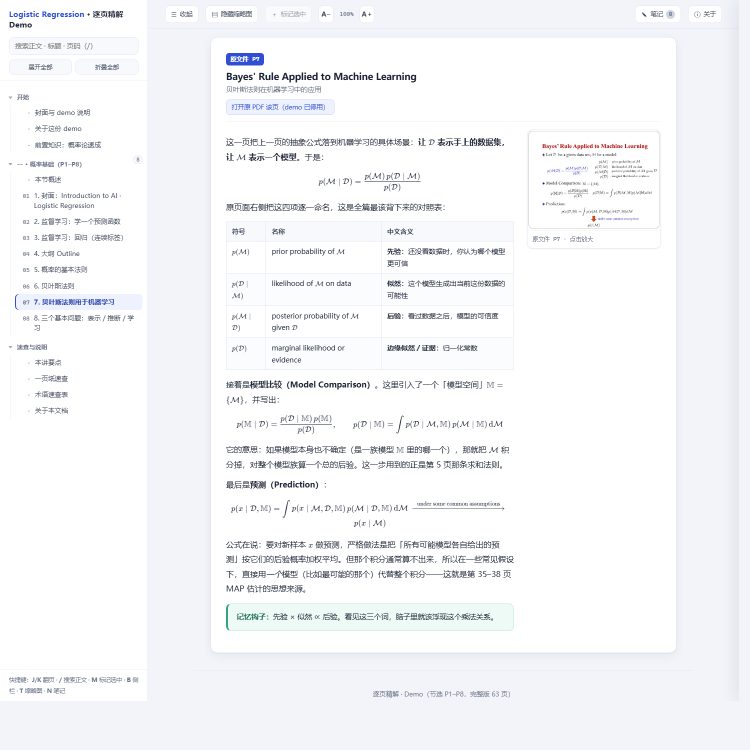
#> input picture docs/images/hero.png, 1500 x 1500 px (shown at 1/2 size)
$ python -i shoot_previews.py   (imports and definitions only)
#> lines starting #> are read from the running program, lines starting #| are printed output that depends on the picture
#!/usr/bin/env python
# -*- coding: utf-8 -*-
"""重截 README 里那几张预览图（docs/images/*.png）。

**为什么要有这个脚本**：预览图是这个仓库的门面，它必须和 `docs/demo/` 的实际产物一致；
但这几张图一直是**手工截的**、没留脚本，于是悄悄过期了很久 —— 2026-10-16 重截时才发现
旧图里工具栏还没有字号按钮（A−/100%/A＋）、左侧目录也还没有「本讲要点」这一条。
把取景参数固化下来，重跑即可与当前产物对齐，不必再靠记忆还原构图。

用法：
    python scripts/shoot_previews.py              # 四张全截
    python scripts/shoot_previews.py hero notes   # 只截指定的几张
    python scripts/shoot_previews.py --list       # 只列出四张图与它们的取景参数

四张图（尺寸沿用旧图，README 的排版不用动）：

    hero.png      1500×1500  单讲 demo：p07 正文 + 左目录 + 右缩略图（`--section p07`）
    overview.png  1500×1250  单讲 demo：「本节概述」卡（`--section ov1`）
    notes.png     1500×1500  单讲 demo：p07 + 划词标记 → 笔记抽屉（注入两条示例笔记）
    course.png    1500×2030  课程合集 demo：五区块全貌（截全页后自动裁到内容底）

前置条件（与本机三条硬约束一致）：
    · 两份 demo 产物已存在：先跑 `python scripts/build_demo.py zh && ... en`；
      课程 demo 产物：`python scripts/run_course.py docs/demo-course --sync`
    · node 在 PATH、KIT_BROWSER 指向 Chrome（Edge 在无头下空转，见 pitfalls）

⚠ `course.png` 的注入脚本会把「要点总结」的讲次块**收起来**再截图 —— 这是课程页本来
   就有的交互（`.klec` 是 `details`），不是为截图造的假状态；不收起的话整页三米长，
   缩到 README 宽度后正文根本看不清。
"""
import argparse
import os
import shutil
import subprocess
import sys
import tempfile

HERE = os.path.dirname(os.path.abspath(__file__))
KIT = os.path.dirname(HERE)
sys.path.insert(0, HERE)

# ── 注入脚本：截图前先把页面调到一个「有代表性的稳定状态」 ──────────────────
# 笔记抽屉那张要注入两条真实笔记（空抽屉什么都说明不了）；课程页那张要收起要点块。
JS_NOTES = """\
/* 预览图用：造两条示例笔记并打开抽屉。
   必须走和真实入口同一条路 —— __doc.addNote() 内部就是 locate → canon → wrapRange，
   手搓 mark 会得到「测试绿、真实入口红」的假象（见 site.js 里那段注释）。 */
window.addEventListener('load', function () {
  setTimeout(function () {
    var D = window.__doc;
    if (!D || !D.addNote) return;
    try {
      D.addNote('p07', '还没看数据时，你认为哪个模型更可信',
                '分子是「数据下模型有多可信」，分母只是归一化用的证据。');
      D.addNote('p07', '贝叶斯法则在机器学习中的应用', '');
      D.notes.openDrawer(false);
    } catch (e) { /* 引文对不上就不画注释，别让截图悄悄变成别的样子 */ }
  }, 1200);
});
"""

JS_COURSE = """\
/* 预览图用：① 把「要点总结」的讲次块收起来，让五个区块能在一屏里同时看到；
   ② 往 localStorage 预置两讲的阅读痕迹并让「学习进度」重渲染 ——
   空态表格（三行「还没有阅读记录」）什么都说明不了。
   预置键名用页面 cdata 里的 ns（与真实接线一致），值结构与单讲 Pos.save / Notes.save 同构；
   p04/p02 在 demo 讲次产物里真实存在，「继续」链接可点可跳。 */
window.addEventListener('load', function () {
  setTimeout(function () {
    var ds = document.querySelectorAll('details.klec');
    for (var i = 0; i < ds.length; i++) ds[i].open = false;
    try {
      var data = JSON.parse((document.getElementById('cdata') || {}).textContent || '{}');
      var lecs = (data.lectures || []).filter(function (l) { return l.ns; });
      if (lecs[0]) {
        localStorage.setItem(lecs[0].ns + 'pos',
          JSON.stringify({ v: 1, p: 'p04', n: 4, t: Date.now() - 26 * 3600 * 1000 }));
        localStorage.setItem(lecs[0].ns + 'notes',
          JSON.stringify({ v: 1, seq: 4, items: [{}, {}, {}] }));
      }
      if (lecs[1]) {
        localStorage.setItem(lecs[1].ns + 'pos',
          JSON.stringify({ v: 1, p: 'p02', n: 2, t: Date.now() - 5 * 24 * 3600 * 1000 }));
      }
      if (window.__course && window.__course.lp) window.__course.lp.refresh();
    } catch (e) { /* 预置失败就退回空态，别让截图悄悄变成别的样子 */ }
    window.scrollTo(0, 0);
  }, 1200);
});
"""

SHOTS = [
    dict(name='hero', src='docs/demo/index.html', w=1500, h=1500,
         section='p07', js=None, trim=False,
         desc='单讲 demo：逐页对照（p07 正文 + 左目录 + 右缩略图）'),
    dict(name='overview', src='docs/demo/index.html', w=1500, h=1250,
         section='ov1', js=None, trim=False,
         desc='单讲 demo：「本节概述」卡（本节主线 / 必记记号 / 易混点 / 自检）'),
    dict(name='notes', src='docs/demo/index.html', w=1500, h=1500,
         section='p07', js=JS_NOTES, trim=False,
         desc='单讲 demo：划词标记 → 笔记抽屉（带备注、跳转、导出 Markdown）'),
    dict(name='course', src='docs/demo-course/index.html', w=1500, h=2200,
         section=None, js=JS_COURSE, trim=True,
         desc='课程合集 demo：五区块全貌（地图 / 要点 / 检索 / 术语 / 进度）'),
]


def trim_bottom(png, tol=18, min_gap=2):
    """把截图底部多出来的背景裁掉 —— 截全页时给的 --height 是个"够高就行"的估值，
    直接用会在图底留一大片空背景。这里从下往上找最后一个"与背景不同"的行。"""
#> called with png = '../docs/images/hero.png', tol = 18, min_gap = 2
    try:
        from PIL import Image
    except ImportError:
        print('    （没装 Pillow，跳过裁剪）')
        return None
    im = Image.open(png).convert('RGB')
#> im is the input picture: PIL image 1500x1500 RGB; mean R, G, B 244.8, 245.9, 248.2
    bg = im.getpixel((5, im.height - 5))
#> bg = (242, 244, 249)
    last = -1
    px = im.load()
    for y in range(im.height - 1, -1, -1):
        hit = 0
        for x in range(0, im.width, 7):
            p = px[x, y]
            if abs(p[0] - bg[0]) + abs(p[1] - bg[1]) + abs(p[2] - bg[2]) > tol:
                hit += 1
                if hit > 3:
                    break
        if hit > 3:
            last = y
            break
    if last < 0:
        return None
    h = min(im.height, last + min_gap + 1)
#> h = 1404
    if h >= im.height:
        return im.size
    im.crop((0, 0, im.width, h)).save(png)
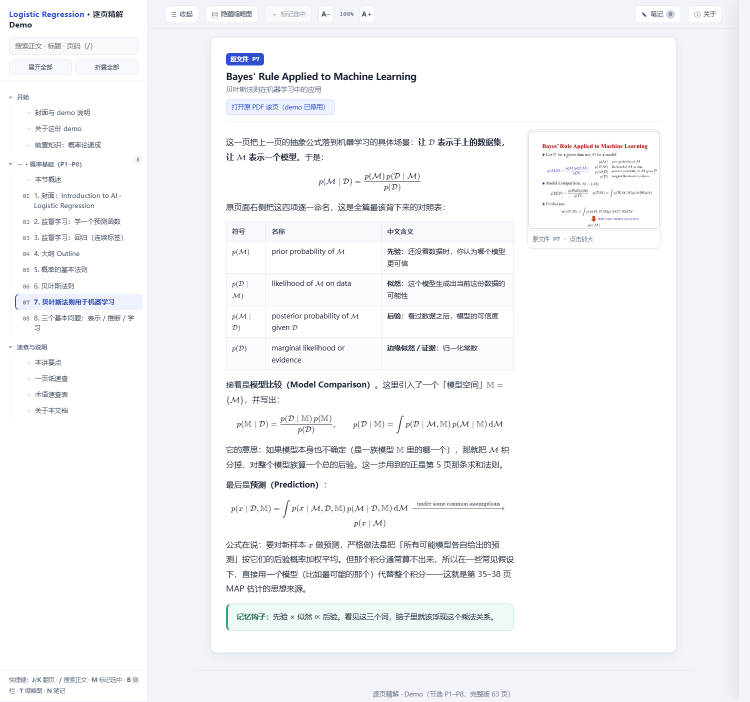
#> saved as hero.png: PIL image 1500x1404 RGB (shown at 1/2 size); mean R, G, B 245, 246, 248.2
    return (im.width, h)


# [61 lines left out: function main, not called in this run]


# [2 lines not run here, left out]

>>> result = trim_bottom('../docs/images/hero.png')
#> result = (1500, 1404)
